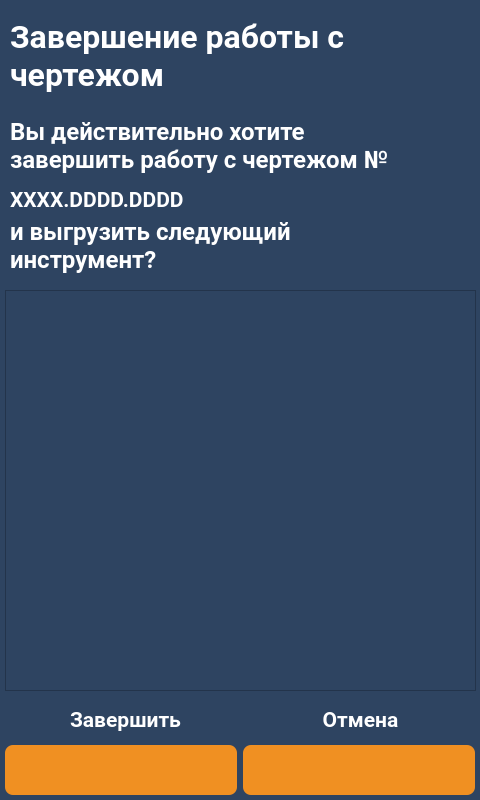
<?xml version="1.0" encoding="UTF-8"?>
<ui version="4.0">
 <class>screen_35_plan_complete_confirmation</class>
 <widget class="QWidget" name="screen_35_plan_complete_confirmation">
  <property name="geometry">
   <rect>
    <x>0</x>
    <y>0</y>
    <width>480</width>
    <height>800</height>
   </rect>
  </property>
  <property name="windowTitle">
   <string>screen_35_plan_complete_confirmation</string>
  </property>
  <property name="styleSheet">
   <string notr="true">QWidget{
	background-color: #2e4461;
}
QLabel {
	background: none;
	color: #FFFFFF;
	border-width: 0px;
	border-radius: 0px;
	font-family: &quot;Roboto&quot;, Sans-serif;
}
#background {
	color: #FFFFFF;
	background-color: #2e4461;
	border-width: 2px;
	border-style: groove;
	border-color: #ff9923;
	border-radius: 0px;
	font-family: &quot;Roboto&quot;, Sans-serif;
}
QPushButton {
	color: #FFFFFF;
	background-color: #f09022;
	border-width: 0px;
	border-style: outset;
	border-color: #EAA657;
	border-radius: 8px;
	font-weight: 600;
    font-size: 25px;
	font-family: &quot;Roboto&quot;, Sans-serif;
}</string>
  </property>
  <widget class="QLabel" name="lbl_info_3">
   <property name="geometry">
    <rect>
     <x>10</x>
     <y>100</y>
     <width>391</width>
     <height>91</height>
    </rect>
   </property>
   <property name="palette">
    <palette>
     <active>
      <colorrole role="WindowText">
       <brush brushstyle="SolidPattern">
        <color alpha="255">
         <red>255</red>
         <green>255</green>
         <blue>255</blue>
        </color>
       </brush>
      </colorrole>
      <colorrole role="Button">
       <brush brushstyle="SolidPattern">
        <color alpha="255">
         <red>26</red>
         <green>71</green>
         <blue>137</blue>
        </color>
       </brush>
      </colorrole>
      <colorrole role="Text">
       <brush brushstyle="SolidPattern">
        <color alpha="255">
         <red>255</red>
         <green>255</green>
         <blue>255</blue>
        </color>
       </brush>
      </colorrole>
      <colorrole role="ButtonText">
       <brush brushstyle="SolidPattern">
        <color alpha="255">
         <red>255</red>
         <green>255</green>
         <blue>255</blue>
        </color>
       </brush>
      </colorrole>
      <colorrole role="Base">
       <brush brushstyle="SolidPattern">
        <color alpha="255">
         <red>26</red>
         <green>71</green>
         <blue>137</blue>
        </color>
       </brush>
      </colorrole>
      <colorrole role="Window">
       <brush brushstyle="SolidPattern">
        <color alpha="255">
         <red>26</red>
         <green>71</green>
         <blue>137</blue>
        </color>
       </brush>
      </colorrole>
      <colorrole role="PlaceholderText">
       <brush brushstyle="SolidPattern">
        <color alpha="128">
         <red>0</red>
         <green>49</green>
         <blue>114</blue>
        </color>
       </brush>
      </colorrole>
     </active>
     <inactive>
      <colorrole role="WindowText">
       <brush brushstyle="SolidPattern">
        <color alpha="255">
         <red>255</red>
         <green>255</green>
         <blue>255</blue>
        </color>
       </brush>
      </colorrole>
      <colorrole role="Button">
       <brush brushstyle="SolidPattern">
        <color alpha="255">
         <red>26</red>
         <green>71</green>
         <blue>137</blue>
        </color>
       </brush>
      </colorrole>
      <colorrole role="Text">
       <brush brushstyle="SolidPattern">
        <color alpha="255">
         <red>255</red>
         <green>255</green>
         <blue>255</blue>
        </color>
       </brush>
      </colorrole>
      <colorrole role="ButtonText">
       <brush brushstyle="SolidPattern">
        <color alpha="255">
         <red>255</red>
         <green>255</green>
         <blue>255</blue>
        </color>
       </brush>
      </colorrole>
      <colorrole role="Base">
       <brush brushstyle="SolidPattern">
        <color alpha="255">
         <red>26</red>
         <green>71</green>
         <blue>137</blue>
        </color>
       </brush>
      </colorrole>
      <colorrole role="Window">
       <brush brushstyle="SolidPattern">
        <color alpha="255">
         <red>26</red>
         <green>71</green>
         <blue>137</blue>
        </color>
       </brush>
      </colorrole>
      <colorrole role="PlaceholderText">
       <brush brushstyle="SolidPattern">
        <color alpha="128">
         <red>0</red>
         <green>49</green>
         <blue>114</blue>
        </color>
       </brush>
      </colorrole>
     </inactive>
     <disabled>
      <colorrole role="WindowText">
       <brush brushstyle="SolidPattern">
        <color alpha="255">
         <red>255</red>
         <green>255</green>
         <blue>255</blue>
        </color>
       </brush>
      </colorrole>
      <colorrole role="Button">
       <brush brushstyle="SolidPattern">
        <color alpha="255">
         <red>26</red>
         <green>71</green>
         <blue>137</blue>
        </color>
       </brush>
      </colorrole>
      <colorrole role="Text">
       <brush brushstyle="SolidPattern">
        <color alpha="255">
         <red>255</red>
         <green>255</green>
         <blue>255</blue>
        </color>
       </brush>
      </colorrole>
      <colorrole role="ButtonText">
       <brush brushstyle="SolidPattern">
        <color alpha="255">
         <red>255</red>
         <green>255</green>
         <blue>255</blue>
        </color>
       </brush>
      </colorrole>
      <colorrole role="Base">
       <brush brushstyle="SolidPattern">
        <color alpha="255">
         <red>26</red>
         <green>71</green>
         <blue>137</blue>
        </color>
       </brush>
      </colorrole>
      <colorrole role="Window">
       <brush brushstyle="SolidPattern">
        <color alpha="255">
         <red>26</red>
         <green>71</green>
         <blue>137</blue>
        </color>
       </brush>
      </colorrole>
      <colorrole role="PlaceholderText">
       <brush brushstyle="SolidPattern">
        <color alpha="128">
         <red>0</red>
         <green>49</green>
         <blue>114</blue>
        </color>
       </brush>
      </colorrole>
     </disabled>
    </palette>
   </property>
   <property name="font">
    <font>
     <family>Roboto</family>
     <pointsize>18</pointsize>
     <weight>75</weight>
     <bold>true</bold>
    </font>
   </property>
   <property name="text">
    <string>Вы действительно хотите завершить работу с чертежом №</string>
   </property>
   <property name="alignment">
    <set>Qt::AlignLeading|Qt::AlignLeft|Qt::AlignVCenter</set>
   </property>
   <property name="wordWrap">
    <bool>true</bool>
   </property>
  </widget>
  <widget class="QLabel" name="lbl_info_1">
   <property name="enabled">
    <bool>true</bool>
   </property>
   <property name="geometry">
    <rect>
     <x>10</x>
     <y>5</y>
     <width>381</width>
     <height>101</height>
    </rect>
   </property>
   <property name="font">
    <font>
     <family>Roboto</family>
     <pointsize>24</pointsize>
     <weight>75</weight>
     <bold>true</bold>
    </font>
   </property>
   <property name="layoutDirection">
    <enum>Qt::LeftToRight</enum>
   </property>
   <property name="text">
    <string>Завершение работы с чертежом</string>
   </property>
   <property name="wordWrap">
    <bool>true</bool>
   </property>
  </widget>
  <widget class="QPushButton" name="btn_ok">
   <property name="geometry">
    <rect>
     <x>5</x>
     <y>745</y>
     <width>232</width>
     <height>50</height>
    </rect>
   </property>
   <property name="palette">
    <palette>
     <active>
      <colorrole role="WindowText">
       <brush brushstyle="SolidPattern">
        <color alpha="255">
         <red>255</red>
         <green>255</green>
         <blue>255</blue>
        </color>
       </brush>
      </colorrole>
      <colorrole role="Button">
       <brush brushstyle="SolidPattern">
        <color alpha="255">
         <red>240</red>
         <green>144</green>
         <blue>34</blue>
        </color>
       </brush>
      </colorrole>
      <colorrole role="Text">
       <brush brushstyle="SolidPattern">
        <color alpha="255">
         <red>255</red>
         <green>255</green>
         <blue>255</blue>
        </color>
       </brush>
      </colorrole>
      <colorrole role="ButtonText">
       <brush brushstyle="SolidPattern">
        <color alpha="255">
         <red>255</red>
         <green>255</green>
         <blue>255</blue>
        </color>
       </brush>
      </colorrole>
      <colorrole role="Base">
       <brush brushstyle="SolidPattern">
        <color alpha="255">
         <red>240</red>
         <green>144</green>
         <blue>34</blue>
        </color>
       </brush>
      </colorrole>
      <colorrole role="Window">
       <brush brushstyle="SolidPattern">
        <color alpha="255">
         <red>240</red>
         <green>144</green>
         <blue>34</blue>
        </color>
       </brush>
      </colorrole>
      <colorrole role="PlaceholderText">
       <brush brushstyle="SolidPattern">
        <color alpha="128">
         <red>0</red>
         <green>49</green>
         <blue>114</blue>
        </color>
       </brush>
      </colorrole>
     </active>
     <inactive>
      <colorrole role="WindowText">
       <brush brushstyle="SolidPattern">
        <color alpha="255">
         <red>255</red>
         <green>255</green>
         <blue>255</blue>
        </color>
       </brush>
      </colorrole>
      <colorrole role="Button">
       <brush brushstyle="SolidPattern">
        <color alpha="255">
         <red>240</red>
         <green>144</green>
         <blue>34</blue>
        </color>
       </brush>
      </colorrole>
      <colorrole role="Text">
       <brush brushstyle="SolidPattern">
        <color alpha="255">
         <red>255</red>
         <green>255</green>
         <blue>255</blue>
        </color>
       </brush>
      </colorrole>
      <colorrole role="ButtonText">
       <brush brushstyle="SolidPattern">
        <color alpha="255">
         <red>255</red>
         <green>255</green>
         <blue>255</blue>
        </color>
       </brush>
      </colorrole>
      <colorrole role="Base">
       <brush brushstyle="SolidPattern">
        <color alpha="255">
         <red>240</red>
         <green>144</green>
         <blue>34</blue>
        </color>
       </brush>
      </colorrole>
      <colorrole role="Window">
       <brush brushstyle="SolidPattern">
        <color alpha="255">
         <red>240</red>
         <green>144</green>
         <blue>34</blue>
        </color>
       </brush>
      </colorrole>
      <colorrole role="PlaceholderText">
       <brush brushstyle="SolidPattern">
        <color alpha="128">
         <red>0</red>
         <green>49</green>
         <blue>114</blue>
        </color>
       </brush>
      </colorrole>
     </inactive>
     <disabled>
      <colorrole role="WindowText">
       <brush brushstyle="SolidPattern">
        <color alpha="255">
         <red>255</red>
         <green>255</green>
         <blue>255</blue>
        </color>
       </brush>
      </colorrole>
      <colorrole role="Button">
       <brush brushstyle="SolidPattern">
        <color alpha="255">
         <red>240</red>
         <green>144</green>
         <blue>34</blue>
        </color>
       </brush>
      </colorrole>
      <colorrole role="Text">
       <brush brushstyle="SolidPattern">
        <color alpha="255">
         <red>255</red>
         <green>255</green>
         <blue>255</blue>
        </color>
       </brush>
      </colorrole>
      <colorrole role="ButtonText">
       <brush brushstyle="SolidPattern">
        <color alpha="255">
         <red>255</red>
         <green>255</green>
         <blue>255</blue>
        </color>
       </brush>
      </colorrole>
      <colorrole role="Base">
       <brush brushstyle="SolidPattern">
        <color alpha="255">
         <red>240</red>
         <green>144</green>
         <blue>34</blue>
        </color>
       </brush>
      </colorrole>
      <colorrole role="Window">
       <brush brushstyle="SolidPattern">
        <color alpha="255">
         <red>240</red>
         <green>144</green>
         <blue>34</blue>
        </color>
       </brush>
      </colorrole>
      <colorrole role="PlaceholderText">
       <brush brushstyle="SolidPattern">
        <color alpha="128">
         <red>0</red>
         <green>49</green>
         <blue>114</blue>
        </color>
       </brush>
      </colorrole>
     </disabled>
    </palette>
   </property>
   <property name="font">
    <font>
     <family>Roboto</family>
     <pointsize>-1</pointsize>
     <weight>75</weight>
     <bold>true</bold>
    </font>
   </property>
   <property name="contextMenuPolicy">
    <enum>Qt::DefaultContextMenu</enum>
   </property>
   <property name="layoutDirection">
    <enum>Qt::LeftToRight</enum>
   </property>
   <property name="text">
    <string/>
   </property>
   <property name="icon">
    <iconset resource="../img/resources.qrc">
     <normaloff>:/icons/ok_white.png</normaloff>:/icons/ok_white.png</iconset>
   </property>
   <property name="iconSize">
    <size>
     <width>51</width>
     <height>51</height>
    </size>
   </property>
  </widget>
  <widget class="QPushButton" name="btn_back">
   <property name="geometry">
    <rect>
     <x>243</x>
     <y>745</y>
     <width>232</width>
     <height>50</height>
    </rect>
   </property>
   <property name="palette">
    <palette>
     <active>
      <colorrole role="WindowText">
       <brush brushstyle="SolidPattern">
        <color alpha="255">
         <red>255</red>
         <green>255</green>
         <blue>255</blue>
        </color>
       </brush>
      </colorrole>
      <colorrole role="Button">
       <brush brushstyle="SolidPattern">
        <color alpha="255">
         <red>240</red>
         <green>144</green>
         <blue>34</blue>
        </color>
       </brush>
      </colorrole>
      <colorrole role="Text">
       <brush brushstyle="SolidPattern">
        <color alpha="255">
         <red>255</red>
         <green>255</green>
         <blue>255</blue>
        </color>
       </brush>
      </colorrole>
      <colorrole role="ButtonText">
       <brush brushstyle="SolidPattern">
        <color alpha="255">
         <red>255</red>
         <green>255</green>
         <blue>255</blue>
        </color>
       </brush>
      </colorrole>
      <colorrole role="Base">
       <brush brushstyle="SolidPattern">
        <color alpha="255">
         <red>240</red>
         <green>144</green>
         <blue>34</blue>
        </color>
       </brush>
      </colorrole>
      <colorrole role="Window">
       <brush brushstyle="SolidPattern">
        <color alpha="255">
         <red>240</red>
         <green>144</green>
         <blue>34</blue>
        </color>
       </brush>
      </colorrole>
      <colorrole role="PlaceholderText">
       <brush brushstyle="SolidPattern">
        <color alpha="128">
         <red>0</red>
         <green>49</green>
         <blue>114</blue>
        </color>
       </brush>
      </colorrole>
     </active>
     <inactive>
      <colorrole role="WindowText">
       <brush brushstyle="SolidPattern">
        <color alpha="255">
         <red>255</red>
         <green>255</green>
         <blue>255</blue>
        </color>
       </brush>
      </colorrole>
      <colorrole role="Button">
       <brush brushstyle="SolidPattern">
        <color alpha="255">
         <red>240</red>
         <green>144</green>
         <blue>34</blue>
        </color>
       </brush>
      </colorrole>
      <colorrole role="Text">
       <brush brushstyle="SolidPattern">
        <color alpha="255">
         <red>255</red>
         <green>255</green>
         <blue>255</blue>
        </color>
       </brush>
      </colorrole>
      <colorrole role="ButtonText">
       <brush brushstyle="SolidPattern">
        <color alpha="255">
         <red>255</red>
         <green>255</green>
         <blue>255</blue>
        </color>
       </brush>
      </colorrole>
      <colorrole role="Base">
       <brush brushstyle="SolidPattern">
        <color alpha="255">
         <red>240</red>
         <green>144</green>
         <blue>34</blue>
        </color>
       </brush>
      </colorrole>
      <colorrole role="Window">
       <brush brushstyle="SolidPattern">
        <color alpha="255">
         <red>240</red>
         <green>144</green>
         <blue>34</blue>
        </color>
       </brush>
      </colorrole>
      <colorrole role="PlaceholderText">
       <brush brushstyle="SolidPattern">
        <color alpha="128">
         <red>0</red>
         <green>49</green>
         <blue>114</blue>
        </color>
       </brush>
      </colorrole>
     </inactive>
     <disabled>
      <colorrole role="WindowText">
       <brush brushstyle="SolidPattern">
        <color alpha="255">
         <red>255</red>
         <green>255</green>
         <blue>255</blue>
        </color>
       </brush>
      </colorrole>
      <colorrole role="Button">
       <brush brushstyle="SolidPattern">
        <color alpha="255">
         <red>240</red>
         <green>144</green>
         <blue>34</blue>
        </color>
       </brush>
      </colorrole>
      <colorrole role="Text">
       <brush brushstyle="SolidPattern">
        <color alpha="255">
         <red>255</red>
         <green>255</green>
         <blue>255</blue>
        </color>
       </brush>
      </colorrole>
      <colorrole role="ButtonText">
       <brush brushstyle="SolidPattern">
        <color alpha="255">
         <red>255</red>
         <green>255</green>
         <blue>255</blue>
        </color>
       </brush>
      </colorrole>
      <colorrole role="Base">
       <brush brushstyle="SolidPattern">
        <color alpha="255">
         <red>240</red>
         <green>144</green>
         <blue>34</blue>
        </color>
       </brush>
      </colorrole>
      <colorrole role="Window">
       <brush brushstyle="SolidPattern">
        <color alpha="255">
         <red>240</red>
         <green>144</green>
         <blue>34</blue>
        </color>
       </brush>
      </colorrole>
      <colorrole role="PlaceholderText">
       <brush brushstyle="SolidPattern">
        <color alpha="128">
         <red>0</red>
         <green>49</green>
         <blue>114</blue>
        </color>
       </brush>
      </colorrole>
     </disabled>
    </palette>
   </property>
   <property name="font">
    <font>
     <family>Roboto</family>
     <pointsize>-1</pointsize>
     <weight>75</weight>
     <bold>true</bold>
    </font>
   </property>
   <property name="contextMenuPolicy">
    <enum>Qt::DefaultContextMenu</enum>
   </property>
   <property name="layoutDirection">
    <enum>Qt::LeftToRight</enum>
   </property>
   <property name="text">
    <string/>
   </property>
   <property name="icon">
    <iconset resource="../img/resources.qrc">
     <normaloff>:/icons/back_white.png</normaloff>:/icons/back_white.png</iconset>
   </property>
   <property name="iconSize">
    <size>
     <width>51</width>
     <height>51</height>
    </size>
   </property>
  </widget>
  <widget class="QLabel" name="lbl_info_4">
   <property name="geometry">
    <rect>
     <x>20</x>
     <y>700</y>
     <width>211</width>
     <height>40</height>
    </rect>
   </property>
   <property name="palette">
    <palette>
     <active>
      <colorrole role="WindowText">
       <brush brushstyle="SolidPattern">
        <color alpha="255">
         <red>255</red>
         <green>255</green>
         <blue>255</blue>
        </color>
       </brush>
      </colorrole>
      <colorrole role="Button">
       <brush brushstyle="SolidPattern">
        <color alpha="255">
         <red>26</red>
         <green>71</green>
         <blue>137</blue>
        </color>
       </brush>
      </colorrole>
      <colorrole role="Text">
       <brush brushstyle="SolidPattern">
        <color alpha="255">
         <red>255</red>
         <green>255</green>
         <blue>255</blue>
        </color>
       </brush>
      </colorrole>
      <colorrole role="ButtonText">
       <brush brushstyle="SolidPattern">
        <color alpha="255">
         <red>255</red>
         <green>255</green>
         <blue>255</blue>
        </color>
       </brush>
      </colorrole>
      <colorrole role="Base">
       <brush brushstyle="SolidPattern">
        <color alpha="255">
         <red>26</red>
         <green>71</green>
         <blue>137</blue>
        </color>
       </brush>
      </colorrole>
      <colorrole role="Window">
       <brush brushstyle="SolidPattern">
        <color alpha="255">
         <red>26</red>
         <green>71</green>
         <blue>137</blue>
        </color>
       </brush>
      </colorrole>
      <colorrole role="PlaceholderText">
       <brush brushstyle="SolidPattern">
        <color alpha="128">
         <red>0</red>
         <green>49</green>
         <blue>114</blue>
        </color>
       </brush>
      </colorrole>
     </active>
     <inactive>
      <colorrole role="WindowText">
       <brush brushstyle="SolidPattern">
        <color alpha="255">
         <red>255</red>
         <green>255</green>
         <blue>255</blue>
        </color>
       </brush>
      </colorrole>
      <colorrole role="Button">
       <brush brushstyle="SolidPattern">
        <color alpha="255">
         <red>26</red>
         <green>71</green>
         <blue>137</blue>
        </color>
       </brush>
      </colorrole>
      <colorrole role="Text">
       <brush brushstyle="SolidPattern">
        <color alpha="255">
         <red>255</red>
         <green>255</green>
         <blue>255</blue>
        </color>
       </brush>
      </colorrole>
      <colorrole role="ButtonText">
       <brush brushstyle="SolidPattern">
        <color alpha="255">
         <red>255</red>
         <green>255</green>
         <blue>255</blue>
        </color>
       </brush>
      </colorrole>
      <colorrole role="Base">
       <brush brushstyle="SolidPattern">
        <color alpha="255">
         <red>26</red>
         <green>71</green>
         <blue>137</blue>
        </color>
       </brush>
      </colorrole>
      <colorrole role="Window">
       <brush brushstyle="SolidPattern">
        <color alpha="255">
         <red>26</red>
         <green>71</green>
         <blue>137</blue>
        </color>
       </brush>
      </colorrole>
      <colorrole role="PlaceholderText">
       <brush brushstyle="SolidPattern">
        <color alpha="128">
         <red>0</red>
         <green>49</green>
         <blue>114</blue>
        </color>
       </brush>
      </colorrole>
     </inactive>
     <disabled>
      <colorrole role="WindowText">
       <brush brushstyle="SolidPattern">
        <color alpha="255">
         <red>255</red>
         <green>255</green>
         <blue>255</blue>
        </color>
       </brush>
      </colorrole>
      <colorrole role="Button">
       <brush brushstyle="SolidPattern">
        <color alpha="255">
         <red>26</red>
         <green>71</green>
         <blue>137</blue>
        </color>
       </brush>
      </colorrole>
      <colorrole role="Text">
       <brush brushstyle="SolidPattern">
        <color alpha="255">
         <red>255</red>
         <green>255</green>
         <blue>255</blue>
        </color>
       </brush>
      </colorrole>
      <colorrole role="ButtonText">
       <brush brushstyle="SolidPattern">
        <color alpha="255">
         <red>255</red>
         <green>255</green>
         <blue>255</blue>
        </color>
       </brush>
      </colorrole>
      <colorrole role="Base">
       <brush brushstyle="SolidPattern">
        <color alpha="255">
         <red>26</red>
         <green>71</green>
         <blue>137</blue>
        </color>
       </brush>
      </colorrole>
      <colorrole role="Window">
       <brush brushstyle="SolidPattern">
        <color alpha="255">
         <red>26</red>
         <green>71</green>
         <blue>137</blue>
        </color>
       </brush>
      </colorrole>
      <colorrole role="PlaceholderText">
       <brush brushstyle="SolidPattern">
        <color alpha="128">
         <red>0</red>
         <green>49</green>
         <blue>114</blue>
        </color>
       </brush>
      </colorrole>
     </disabled>
    </palette>
   </property>
   <property name="font">
    <font>
     <family>Roboto</family>
     <pointsize>16</pointsize>
     <weight>75</weight>
     <bold>true</bold>
    </font>
   </property>
   <property name="text">
    <string>Завершить</string>
   </property>
   <property name="alignment">
    <set>Qt::AlignCenter</set>
   </property>
  </widget>
  <widget class="QLabel" name="lbl_info_5">
   <property name="geometry">
    <rect>
     <x>250</x>
     <y>700</y>
     <width>221</width>
     <height>40</height>
    </rect>
   </property>
   <property name="palette">
    <palette>
     <active>
      <colorrole role="WindowText">
       <brush brushstyle="SolidPattern">
        <color alpha="255">
         <red>255</red>
         <green>255</green>
         <blue>255</blue>
        </color>
       </brush>
      </colorrole>
      <colorrole role="Button">
       <brush brushstyle="SolidPattern">
        <color alpha="255">
         <red>26</red>
         <green>71</green>
         <blue>137</blue>
        </color>
       </brush>
      </colorrole>
      <colorrole role="Text">
       <brush brushstyle="SolidPattern">
        <color alpha="255">
         <red>255</red>
         <green>255</green>
         <blue>255</blue>
        </color>
       </brush>
      </colorrole>
      <colorrole role="ButtonText">
       <brush brushstyle="SolidPattern">
        <color alpha="255">
         <red>255</red>
         <green>255</green>
         <blue>255</blue>
        </color>
       </brush>
      </colorrole>
      <colorrole role="Base">
       <brush brushstyle="SolidPattern">
        <color alpha="255">
         <red>26</red>
         <green>71</green>
         <blue>137</blue>
        </color>
       </brush>
      </colorrole>
      <colorrole role="Window">
       <brush brushstyle="SolidPattern">
        <color alpha="255">
         <red>26</red>
         <green>71</green>
         <blue>137</blue>
        </color>
       </brush>
      </colorrole>
      <colorrole role="PlaceholderText">
       <brush brushstyle="SolidPattern">
        <color alpha="128">
         <red>0</red>
         <green>49</green>
         <blue>114</blue>
        </color>
       </brush>
      </colorrole>
     </active>
     <inactive>
      <colorrole role="WindowText">
       <brush brushstyle="SolidPattern">
        <color alpha="255">
         <red>255</red>
         <green>255</green>
         <blue>255</blue>
        </color>
       </brush>
      </colorrole>
      <colorrole role="Button">
       <brush brushstyle="SolidPattern">
        <color alpha="255">
         <red>26</red>
         <green>71</green>
         <blue>137</blue>
        </color>
       </brush>
      </colorrole>
      <colorrole role="Text">
       <brush brushstyle="SolidPattern">
        <color alpha="255">
         <red>255</red>
         <green>255</green>
         <blue>255</blue>
        </color>
       </brush>
      </colorrole>
      <colorrole role="ButtonText">
       <brush brushstyle="SolidPattern">
        <color alpha="255">
         <red>255</red>
         <green>255</green>
         <blue>255</blue>
        </color>
       </brush>
      </colorrole>
      <colorrole role="Base">
       <brush brushstyle="SolidPattern">
        <color alpha="255">
         <red>26</red>
         <green>71</green>
         <blue>137</blue>
        </color>
       </brush>
      </colorrole>
      <colorrole role="Window">
       <brush brushstyle="SolidPattern">
        <color alpha="255">
         <red>26</red>
         <green>71</green>
         <blue>137</blue>
        </color>
       </brush>
      </colorrole>
      <colorrole role="PlaceholderText">
       <brush brushstyle="SolidPattern">
        <color alpha="128">
         <red>0</red>
         <green>49</green>
         <blue>114</blue>
        </color>
       </brush>
      </colorrole>
     </inactive>
     <disabled>
      <colorrole role="WindowText">
       <brush brushstyle="SolidPattern">
        <color alpha="255">
         <red>255</red>
         <green>255</green>
         <blue>255</blue>
        </color>
       </brush>
      </colorrole>
      <colorrole role="Button">
       <brush brushstyle="SolidPattern">
        <color alpha="255">
         <red>26</red>
         <green>71</green>
         <blue>137</blue>
        </color>
       </brush>
      </colorrole>
      <colorrole role="Text">
       <brush brushstyle="SolidPattern">
        <color alpha="255">
         <red>255</red>
         <green>255</green>
         <blue>255</blue>
        </color>
       </brush>
      </colorrole>
      <colorrole role="ButtonText">
       <brush brushstyle="SolidPattern">
        <color alpha="255">
         <red>255</red>
         <green>255</green>
         <blue>255</blue>
        </color>
       </brush>
      </colorrole>
      <colorrole role="Base">
       <brush brushstyle="SolidPattern">
        <color alpha="255">
         <red>26</red>
         <green>71</green>
         <blue>137</blue>
        </color>
       </brush>
      </colorrole>
      <colorrole role="Window">
       <brush brushstyle="SolidPattern">
        <color alpha="255">
         <red>26</red>
         <green>71</green>
         <blue>137</blue>
        </color>
       </brush>
      </colorrole>
      <colorrole role="PlaceholderText">
       <brush brushstyle="SolidPattern">
        <color alpha="128">
         <red>0</red>
         <green>49</green>
         <blue>114</blue>
        </color>
       </brush>
      </colorrole>
     </disabled>
    </palette>
   </property>
   <property name="font">
    <font>
     <family>Roboto</family>
     <pointsize>16</pointsize>
     <weight>75</weight>
     <bold>true</bold>
    </font>
   </property>
   <property name="text">
    <string>Отмена</string>
   </property>
   <property name="alignment">
    <set>Qt::AlignCenter</set>
   </property>
  </widget>
  <widget class="QListWidget" name="listWidget">
   <property name="enabled">
    <bool>true</bool>
   </property>
   <property name="geometry">
    <rect>
     <x>5</x>
     <y>290</y>
     <width>471</width>
     <height>401</height>
    </rect>
   </property>
   <property name="whatsThis">
    <string>&lt;html&gt;&lt;head/&gt;&lt;body&gt;&lt;p&gt;&lt;br/&gt;&lt;/p&gt;&lt;/body&gt;&lt;/html&gt;</string>
   </property>
  </widget>
  <widget class="QLabel" name="plan_number">
   <property name="enabled">
    <bool>true</bool>
   </property>
   <property name="geometry">
    <rect>
     <x>10</x>
     <y>180</y>
     <width>251</width>
     <height>40</height>
    </rect>
   </property>
   <property name="font">
    <font>
     <family>Roboto</family>
     <pointsize>16</pointsize>
     <weight>75</weight>
     <bold>true</bold>
    </font>
   </property>
   <property name="layoutDirection">
    <enum>Qt::LeftToRight</enum>
   </property>
   <property name="text">
    <string>XXXX.DDDD.DDDD</string>
   </property>
  </widget>
  <widget class="QLabel" name="lbl_info_6">
   <property name="geometry">
    <rect>
     <x>10</x>
     <y>210</y>
     <width>391</width>
     <height>71</height>
    </rect>
   </property>
   <property name="palette">
    <palette>
     <active>
      <colorrole role="WindowText">
       <brush brushstyle="SolidPattern">
        <color alpha="255">
         <red>255</red>
         <green>255</green>
         <blue>255</blue>
        </color>
       </brush>
      </colorrole>
      <colorrole role="Button">
       <brush brushstyle="SolidPattern">
        <color alpha="255">
         <red>26</red>
         <green>71</green>
         <blue>137</blue>
        </color>
       </brush>
      </colorrole>
      <colorrole role="Text">
       <brush brushstyle="SolidPattern">
        <color alpha="255">
         <red>255</red>
         <green>255</green>
         <blue>255</blue>
        </color>
       </brush>
      </colorrole>
      <colorrole role="ButtonText">
       <brush brushstyle="SolidPattern">
        <color alpha="255">
         <red>255</red>
         <green>255</green>
         <blue>255</blue>
        </color>
       </brush>
      </colorrole>
      <colorrole role="Base">
       <brush brushstyle="SolidPattern">
        <color alpha="255">
         <red>26</red>
         <green>71</green>
         <blue>137</blue>
        </color>
       </brush>
      </colorrole>
      <colorrole role="Window">
       <brush brushstyle="SolidPattern">
        <color alpha="255">
         <red>26</red>
         <green>71</green>
         <blue>137</blue>
        </color>
       </brush>
      </colorrole>
      <colorrole role="PlaceholderText">
       <brush brushstyle="SolidPattern">
        <color alpha="128">
         <red>0</red>
         <green>49</green>
         <blue>114</blue>
        </color>
       </brush>
      </colorrole>
     </active>
     <inactive>
      <colorrole role="WindowText">
       <brush brushstyle="SolidPattern">
        <color alpha="255">
         <red>255</red>
         <green>255</green>
         <blue>255</blue>
        </color>
       </brush>
      </colorrole>
      <colorrole role="Button">
       <brush brushstyle="SolidPattern">
        <color alpha="255">
         <red>26</red>
         <green>71</green>
         <blue>137</blue>
        </color>
       </brush>
      </colorrole>
      <colorrole role="Text">
       <brush brushstyle="SolidPattern">
        <color alpha="255">
         <red>255</red>
         <green>255</green>
         <blue>255</blue>
        </color>
       </brush>
      </colorrole>
      <colorrole role="ButtonText">
       <brush brushstyle="SolidPattern">
        <color alpha="255">
         <red>255</red>
         <green>255</green>
         <blue>255</blue>
        </color>
       </brush>
      </colorrole>
      <colorrole role="Base">
       <brush brushstyle="SolidPattern">
        <color alpha="255">
         <red>26</red>
         <green>71</green>
         <blue>137</blue>
        </color>
       </brush>
      </colorrole>
      <colorrole role="Window">
       <brush brushstyle="SolidPattern">
        <color alpha="255">
         <red>26</red>
         <green>71</green>
         <blue>137</blue>
        </color>
       </brush>
      </colorrole>
      <colorrole role="PlaceholderText">
       <brush brushstyle="SolidPattern">
        <color alpha="128">
         <red>0</red>
         <green>49</green>
         <blue>114</blue>
        </color>
       </brush>
      </colorrole>
     </inactive>
     <disabled>
      <colorrole role="WindowText">
       <brush brushstyle="SolidPattern">
        <color alpha="255">
         <red>255</red>
         <green>255</green>
         <blue>255</blue>
        </color>
       </brush>
      </colorrole>
      <colorrole role="Button">
       <brush brushstyle="SolidPattern">
        <color alpha="255">
         <red>26</red>
         <green>71</green>
         <blue>137</blue>
        </color>
       </brush>
      </colorrole>
      <colorrole role="Text">
       <brush brushstyle="SolidPattern">
        <color alpha="255">
         <red>255</red>
         <green>255</green>
         <blue>255</blue>
        </color>
       </brush>
      </colorrole>
      <colorrole role="ButtonText">
       <brush brushstyle="SolidPattern">
        <color alpha="255">
         <red>255</red>
         <green>255</green>
         <blue>255</blue>
        </color>
       </brush>
      </colorrole>
      <colorrole role="Base">
       <brush brushstyle="SolidPattern">
        <color alpha="255">
         <red>26</red>
         <green>71</green>
         <blue>137</blue>
        </color>
       </brush>
      </colorrole>
      <colorrole role="Window">
       <brush brushstyle="SolidPattern">
        <color alpha="255">
         <red>26</red>
         <green>71</green>
         <blue>137</blue>
        </color>
       </brush>
      </colorrole>
      <colorrole role="PlaceholderText">
       <brush brushstyle="SolidPattern">
        <color alpha="128">
         <red>0</red>
         <green>49</green>
         <blue>114</blue>
        </color>
       </brush>
      </colorrole>
     </disabled>
    </palette>
   </property>
   <property name="font">
    <font>
     <family>Roboto</family>
     <pointsize>18</pointsize>
     <weight>75</weight>
     <bold>true</bold>
    </font>
   </property>
   <property name="text">
    <string>и выгрузить следующий инструмент?</string>
   </property>
   <property name="alignment">
    <set>Qt::AlignLeading|Qt::AlignLeft|Qt::AlignVCenter</set>
   </property>
   <property name="wordWrap">
    <bool>true</bool>
   </property>
  </widget>
 </widget>
 <resources>
  <include location="../img/resources.qrc"/>
 </resources>
 <connections/>
</ui>
